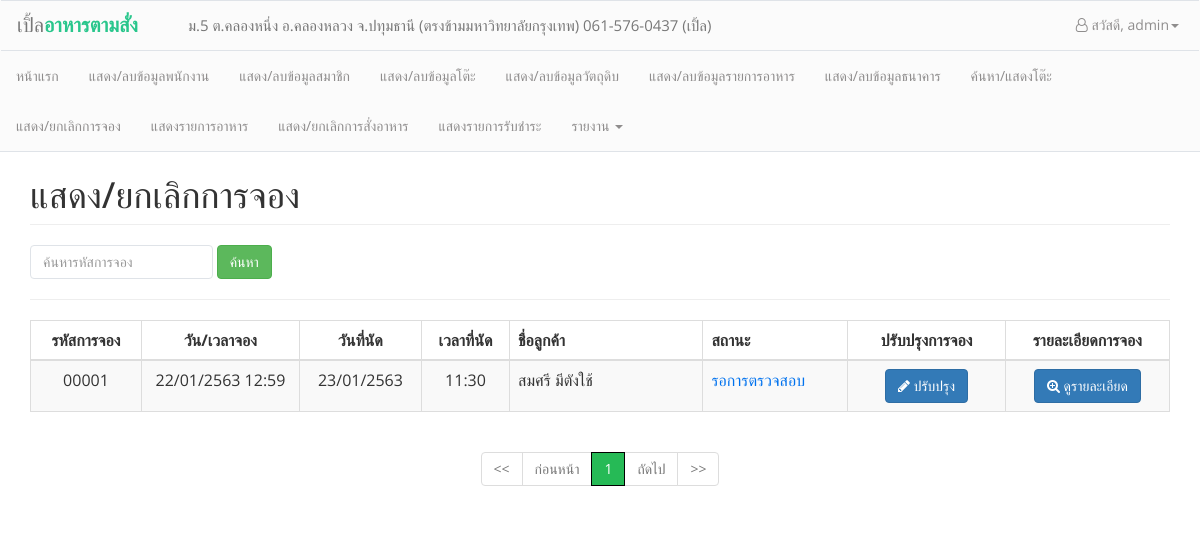
/admin/staff_reserve_history.php (signed in), run on an earlier commit of the app's database.
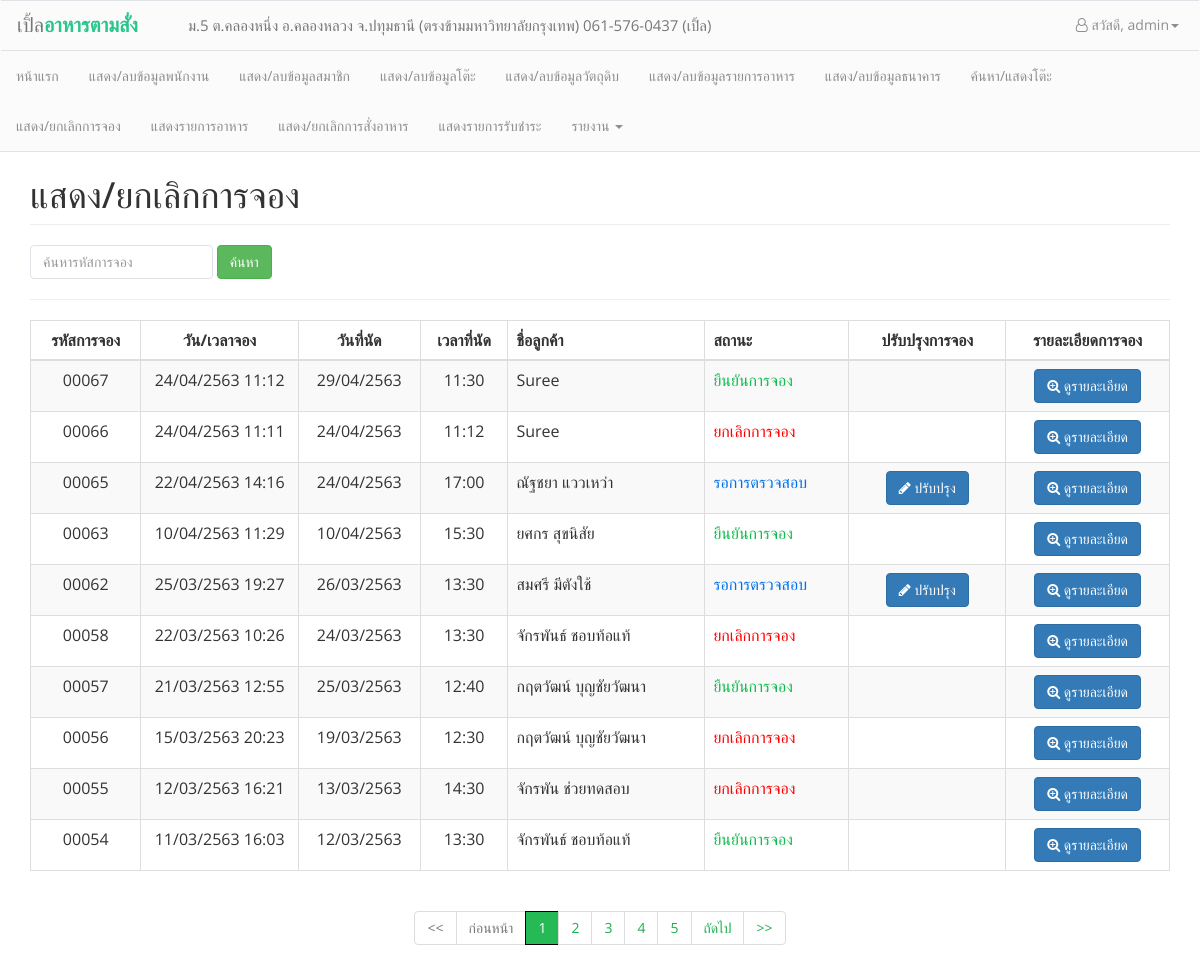
And on a later commit of the database.
### tables this page shows
CREATE TABLE `reservations` (
  `reserv_id` int(5) unsigned zerofill NOT NULL AUTO_INCREMENT COMMENT 'รหัสการจอง',
  `reserv_date_appointment` date NOT NULL COMMENT 'วันที่นัด',
  `reserv_time_appointment` time NOT NULL COMMENT 'เวลานัด',
  `reserv_date_reservation` datetime NOT NULL,
  `reserv_status` int(1) NOT NULL,
  `reserv_note` varchar(100) NOT NULL,
  `cusid` int(5) NOT NULL,
  PRIMARY KEY (`reserv_id`),
  KEY `cusid` (`cusid`),
  CONSTRAINT `reservations_ibfk_1` FOREIGN KEY (`cusid`) REFERENCES `customers` (`cusid`)
);

CREATE TABLE `customers` (
  `cusid` int(5) NOT NULL AUTO_INCREMENT,
  `cus_name` varchar(50) NOT NULL,
  `cus_user` varchar(20) NOT NULL,
  `cus_birth` date DEFAULT NULL,
  `cus_tel` varchar(15) NOT NULL,
  `cus_email` varchar(30) NOT NULL,
  `cus_status` int(1) NOT NULL,
  `cus_password` char(40) NOT NULL,
  `cus_postnum` varchar(5) NOT NULL,
  `cus_address` varchar(100) NOT NULL,
  PRIMARY KEY (`cusid`)
);

### conf/function.php (called while the page is built, shortened)
<?php
function tothaiyear($dates)
{
    $date = date("d-m-Y", strtotime($dates));
    $d1 = substr($date, 0, 2);
    $m1 = substr($date, 3, 2);
    $y = substr($date, 6, 4);
    $y1 = $y + 543;
    if ($date == "") {
        return "";
    } else {
        return $d1 . "/" . $m1 . "/" . $y1;
    }
}
function dt_tothaiyear($dates)
{
    $date = date("d-m-Y H:i", strtotime($dates));
    $d1 = substr($date, 0, 2);
    $m1 = substr($date, 3, 2);
    $y = substr($date, 6, 4);
    $y1 = $y + 543;
    $time = substr($date, 11, 6);
    if ($date == "") {
        return "";
    } else {
        return $d1 . "/" . $m1 . "/" . $y1 . " " . $time;
    }
}

### admin/staff_reserve_history.php (the view, shortened to what the changed rows need)
<head>
</head>
<body>
    <?php
    include("conf/header_admin.php");
    include("../conf/function.php");
    $strKeyword = null;
    ?>
    <div class="container" style="padding-top: 135px;">
        <h1 class="page-header text-left">แสดง/ยกเลิกการจอง</h1>
        <div class="table-responsive">
            <table class="table table-striped table-bordered" align="center">
                <thead>
                    <th style="text-align:center; width:130px;">รหัสการจอง</th>
                    <th style="text-align: center; width:180px;">วัน/เวลาจอง</th>
                    <th style="text-align: center; width:130px;">วันที่นัด</th>
                    <th style="text-align: center; width:100px;">เวลาที่นัด</th>
                    <th style="text-align:left; width: 250px;">ชื่อลูกค้า</th>
                    <th style="text-align:left; width: 180px;">สถานะ</th>
                    <th style=" text-align:center; width:180px;">ปรับปรุงการจอง</th>
                    <th style=" text-align:center; width:180px;">รายละเอียดการจอง</th>
                </thead>
                <?php
                include('../conf/connection.php');
                $sql = "SELECT * FROM reservations WHERE reserv_id LIKE '%" . $strKeyword . "%'";
                $query = mysqli_query($link, $sql);
                $num_rows = mysqli_num_rows($query);
                $per_page = 10;
                $page  = 1;
                $next_page = $page + 1;
                $row_start = ($page - 1) * $per_page;
                if ($num_rows <= $per_page) {
                    $num_pages = 1;
                } else if (($num_rows % $per_page) == 0) {
                    $num_pages = ($num_rows / $per_page);
                } else {
                    $num_pages = ($num_rows / $per_page) + 1;
                    $num_pages = (int) $num_pages;
                }
                $row_end = $per_page;
                if ($row_end > $num_rows) {
                    $row_end = $num_rows;
                }
                $sql .= " ORDER BY reserv_id DESC LIMIT $row_start ,$row_end ";
                $query = mysqli_query($link, $sql);
                if ($num_rows > 0) {
                    while ($result = mysqli_fetch_array($query, MYSQLI_ASSOC)) {
                        $sql_cus = "SELECT cusid, cus_name FROM customers WHERE cusid = '" . $result['cusid'] . "'";
                        $cus_data = mysqli_fetch_assoc(mysqli_query($link, $sql_cus));
                        switch ($result['reserv_status']) {
                            case 0:
                                $reserv_status = "<span style='color:#0072EE'>รอการตรวจสอบ</span>";
                                break;
                            case 1:
                                $reserv_status = "<span style='color:#12BB4F';>ยืนยันการจอง</span>";
                                break;
                            case 2:
                                $reserv_status = "<span style='color:red;'>ยกเลิกการจอง</span>";
                                break;
                        } ?>
                        <tr>
                            <td align="center"><?= $result["reserv_id"]; ?></td>
                            <td align="center"> <?= dt_tothaiyear($result['reserv_date_reservation']) ?></td>
                            <td align="center"> <?= tothaiyear($result["reserv_date_appointment"]); ?></td>
                            <td align="center"> <?= substr($result["reserv_time_appointment"], 0, 5) ?></td>
                            <td><?= $cus_data['cus_name'] ?></td>
                            <td><?= $reserv_status ?></td>
                            <td align="center">
                                <?php if ($result['reserv_status'] == 0) { ?>
                                    <a href="reserve_edit.php?rid=<?= $result['reserv_id'] ?>" class="btn btn-primary"><i class="fa fa-pencil"></i> ปรับปรุง</a></td>
                        <?php } ?>
                        <td align="center"><a href="reserve_detailed.php?rid=<?= $result['reserv_id'] ?>" class="btn btn-primary"><i class="fa fa-search-plus"></i> ดูรายละเอียด</a></td>
                        </tr>
                <?php }
                } else {
                    echo '
            <tr>
                <td colspan="8" align="center">ไม่พบข้อมูลในระบบ</td>
            </tr>
        ';
                }
                ?>
            </table>
        </div>
        <nav aria-label="Page navigation example" class="navbar-center">
            <div class="text-center">
                <ul class="pagination">
                    <?php
                    $total_pagination = 5;
                    $high = floor($total_pagination / 2);
                    $low = "-" . $high;
                    if (($page + $high) > $num_pages) {
                        $y = $num_pages + $low;
                    } elseif (($page - $high) < 1) {
                        $y =  $total_pagination;
                    } else {
                        $y = $total_pagination;
                    }
                    if ($page > 4) {
                        if ($page >= $total_pagination - 3) {
                            $offset = 3;
                            for ($i = $low; $i <= $high; $i++) {
                                if (($page + $high) <= $num_pages) {
                                    if ($page + $i == $page) {
                                        echo '<li class="page-item active"><a href="#">' . ($page + $i) . '</a></li>';
                                    } else {
                                        echo "<li class='page-item n'><a href='$_SERVER[SCRIPT_NAME]?Page=" . ($page + $i) . "&search_reserve=$strKeyword'>" . ($page + $i) . "</a>" . '</li>';
                                    }
                                } else {
                                    if ($page == $num_pages) {
                                        $offset = $num_pages - ($num_pages - 4);
                                    }
                                    for ($i = 0; $i <= 2, (($page - $offset) <= $num_pages); $i++) {
                                        if ($page - $offset == $page) {
                                            echo '<li class="page-item active"><a href="#">' . ($page - $offset) . '</a></li>';
                                        } else {
                                            echo "<li class='page-item n'><a href='$_SERVER[SCRIPT_NAME]?Page=" . ($page - $offset) . "&search_reserve=$strKeyword'>" . ($page - $offset) . "</a>" . '</li>';
                                        }
                                        $offset--;
                                    }
                                }
                            }
                        } else {
                            for ($i = 1; $i <= $y; $i++) {
                                if ($i == $page) {
                                    echo '<li class="page-item active"><a href="#">' . $i . '</a></li>';
                                } else {
                                    echo "<li class='page-item n'><a href='$_SERVER[SCRIPT_NAME]?Page=$i&search_reserve=$strKeyword'>$i</a>" . '</li>';
                                }
                            }
                        }
                    } else {
                        for ($i = 1; $i <= (($num_pages < 5) ? $num_pages : "5"); $i++) {
                            if ($i != $page) {
                                echo "<li class='page-item n'><a href='$_SERVER[SCRIPT_NAME]?Page=$i&search_reserve=$strKeyword'>$i</a>" . '</li>';
                            } else {
                                echo '<li class="page-item active"><a href="#">' . $i . '</a></li>';
                            }
                        }
                    }
                    if ($page != $num_pages) {
                        echo '<li class="page-item n">' . " <a href='$_SERVER[SCRIPT_NAME]?Page=$next_page&search_reserve=$strKeyword'>ถัดไป</a></li>";
                    } else {
                        echo '<li class="page-item disabled">' . "<a href ='#'>ถัดไป</a></li> ";
                    }
                    if ($page == $num_pages) {
                        echo '<li class="page-item disabled">' . " <a href='#'>>></a></li>";
                    } else {
                        echo '<li class="page-item n">' . " <a href='$_SERVER[SCRIPT_NAME]?Page=" . $num_pages . "&search_reserve=$strKeyword'>>></a></li>";
                    }
                    ?>
            </div>
        </nav>
    </div>
</body>

What changed in the data, as far as the page shows it:
no longer on this page (row edited): reservations: reserv_id "00001", reserv_date_reservation "22/01/2563 12:59", reserv_date_appointment "23/01/2563", reserv_time_appointment "11:30", cusid.cus_name "สมศรี มีตังใช้", reserv_status "รอการตรวจสอบ"
added reservations: reserv_id "00067", reserv_date_reservation "24/04/2563 11:12", reserv_date_appointment "29/04/2563", reserv_time_appointment "11:30", cusid.cus_name "Suree", reserv_status "ยืนยันการจอง"
added reservations: reserv_id "00066", reserv_date_reservation "24/04/2563 11:11", reserv_date_appointment "24/04/2563", reserv_time_appointment "11:12", cusid.cus_name "Suree", reserv_status "ยกเลิกการจอง"
added reservations: reserv_id "00065", reserv_date_reservation "22/04/2563 14:16", reserv_date_appointment "24/04/2563", reserv_time_appointment "17:00", cusid.cus_name "ณัฐชยา แววเหว่า", reserv_status "รอการตรวจสอบ"
added reservations: reserv_id "00063", reserv_date_reservation "10/04/2563 11:29", reserv_date_appointment "10/04/2563", reserv_time_appointment "15:30", cusid.cus_name "ยศกร สุขนิสัย", reserv_status "ยืนยันการจอง"
added reservations: reserv_id "00062", reserv_date_reservation "25/03/2563 19:27", reserv_date_appointment "26/03/2563", reserv_time_appointment "13:30", cusid.cus_name "สมศรี มีตังใช้", reserv_status "รอการตรวจสอบ"
added reservations: reserv_id "00058", reserv_date_reservation "22/03/2563 10:26", reserv_date_appointment "24/03/2563", reserv_time_appointment "13:30", cusid.cus_name "จักรพันธ์ ชอบท้อแท้", reserv_status "ยกเลิกการจอง"
added reservations: reserv_id "00057", reserv_date_reservation "21/03/2563 12:55", reserv_date_appointment "25/03/2563", reserv_time_appointment "12:40", cusid.cus_name "กฤตวัฒน์ บุญชัยวัฒนา", reserv_status "ยืนยันการจอง"
added reservations: reserv_id "00056", reserv_date_reservation "15/03/2563 20:23", reserv_date_appointment "19/03/2563", reserv_time_appointment "12:30", cusid.cus_name "กฤตวัฒน์ บุญชัยวัฒนา", reserv_status "ยกเลิกการจอง"
added reservations: reserv_id "00055", reserv_date_reservation "12/03/2563 16:21", reserv_date_appointment "13/03/2563", reserv_time_appointment "14:30", cusid.cus_name "จักรพัน ช่วยทดสอบ", reserv_status "ยกเลิกการจอง"
added reservations: reserv_id "00054", reserv_date_reservation "11/03/2563 16:03", reserv_date_appointment "12/03/2563", reserv_time_appointment "13:30", cusid.cus_name "จักรพันธ์ ชอบท้อแท้", reserv_status "ยืนยันการจอง"
Also different on the page:
new list line: "2"
new list line: "3"
new list line: "4"
new list line: "5"
